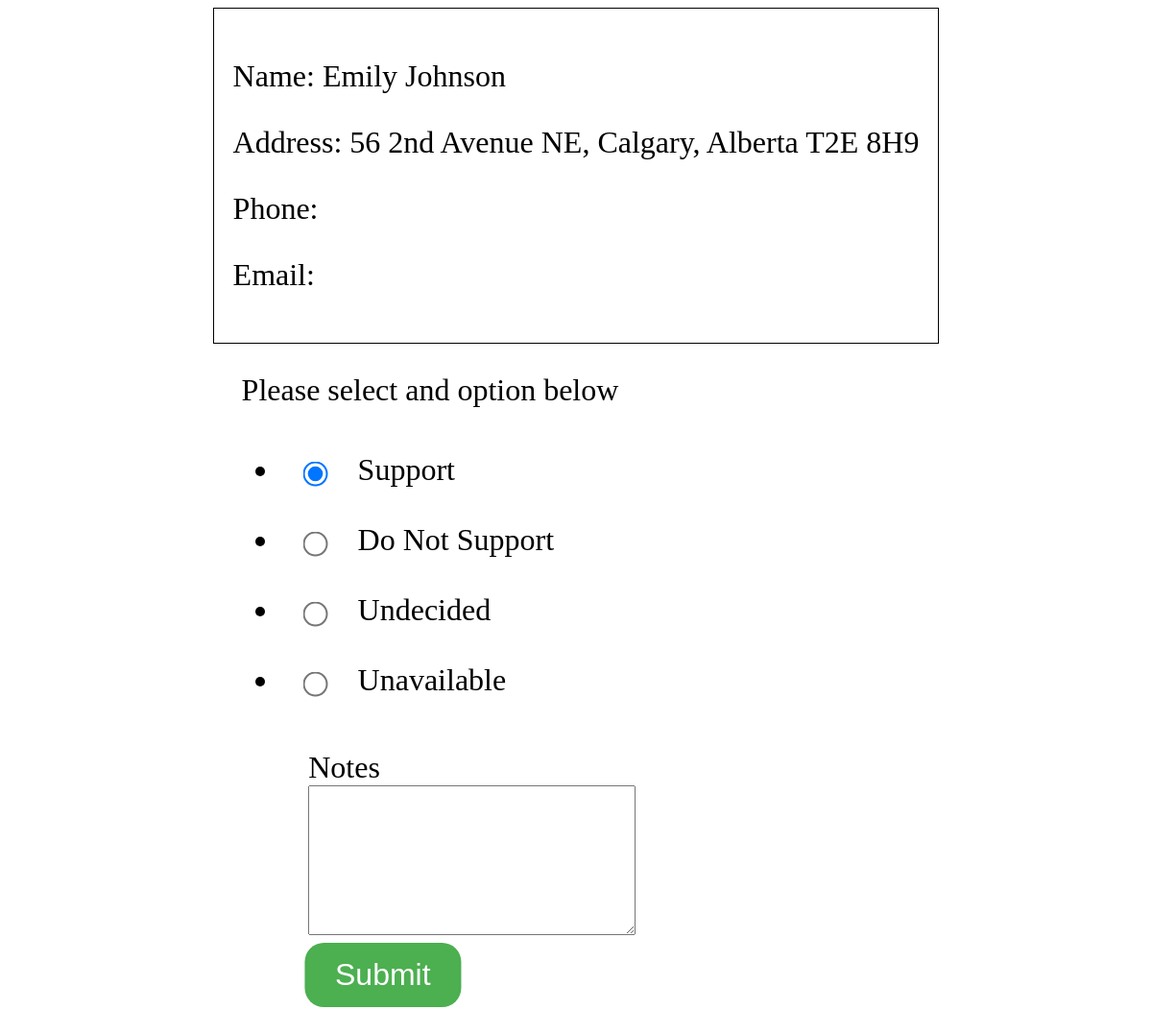
Before: /survey/?id=d35ff4af-2b1e-4fae-9b92-4f5a14c8076f (signed in) with the older database file.
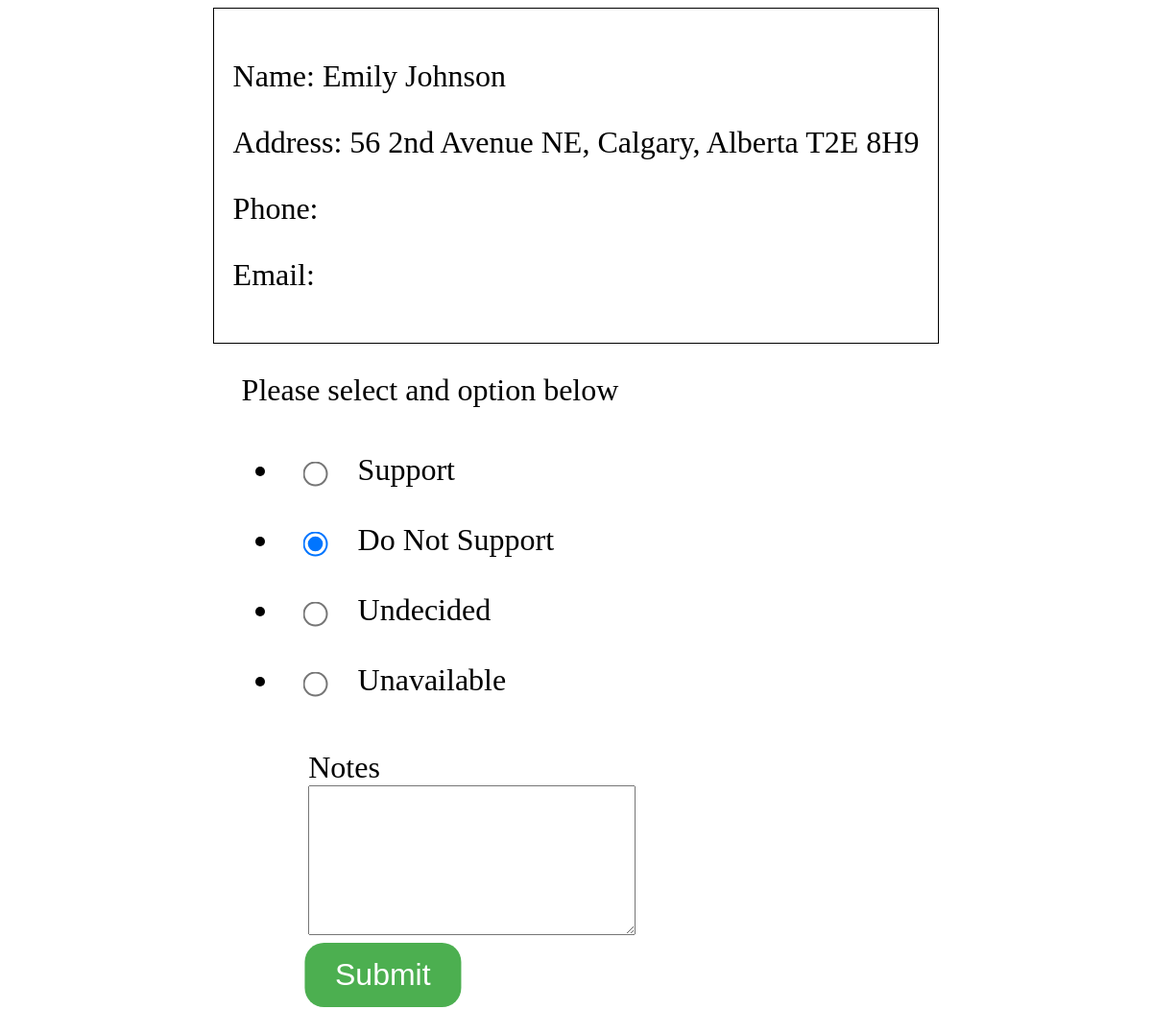
After: the same page with the newer database file.
### votehelperapp/models.py (models this page shows)
class Voter(models.Model):
    id = models.UUIDField(primary_key=True, default=uuid.uuid4, editable=False)
    name = models.TextField()
    address = models.TextField()
    email = models.TextField(default="", blank=True)
    phone = models.TextField(default="", blank=True)
    neighbourhood = models.TextField(default="", blank=True)
    assignedEmp = models.TextField(default="", blank=True)
    decision = models.CharField(max_length=20, blank=True)
    notes = models.TextField(blank=True)

### votehelperapp/views.py (the view, shortened to what this page needs)
# urls.py: path('survey/', views.survey, name='survey'),
@login_required(login_url='/login')
def survey(request):
    form = VoterForm(request.POST or None, request.FILES or None)
    voterId = request.GET.get('id')
    if voterId != None:
        voter = Voter.objects.get(id=voterId)
        form = VoterForm(instance=voter)
    a = Voter.objects.filter(decision=1).count
    context = {'form': form, 'id':voterId, 'voter':voter}
    return render(request, "survey.html", context)

### votehelperapp/forms.py
class VoterForm(forms.ModelForm):
    decision = forms.ChoiceField(choices=CHOICES, widget=forms.RadioSelect())
    class Meta:
        model = Voter
        exclude = ['id', 'name', 'address']
        widgets = {
            "title": TextInput(attrs={
                "class": "form-group form",
            }),
        }

### votehelperapp/templates/survey.html (shortened to what this page needs)
<!DOCTYPE html>
<html lang="en">
<head>
    {% load static %}
    <link rel="stylesheet" type="text/css" href="{% static 'surveystyle.css' %}">
</head>
<body>
    <div class="voterinfo">
        <p>Name: {{ voter.name }}</p>
        <p>Address: {{ voter.address }}</p>
        <p>Phone: {{ voter.phone }}</p>
        <p>Email: {{ voter.email }}</p>
    </div>
    <div class="voteoptions">
        <form method="POST" enctype="multipart/form-data">
            <div>
                <label>Please select and option below</label>
                {{ form.decision }}
            </div>
            <div style="margin-left: 10%">
                <label>Notes<br></label>
                {{ form.notes }}
            </div>
            <div class="center">
                <button id="submitbutton" type="submit" >Submit</button>
            </div>
        </form>
    </div>
</body>
</html>

Changed rows visible on the page:
changed Voter "Emily Johnson": decision "☑ Support ☐ Do Not Support ☐ Undecided ☐ Unavailable" → "☐ Support ☑ Do Not Support ☐ Undecided ☐ Unavailable"
